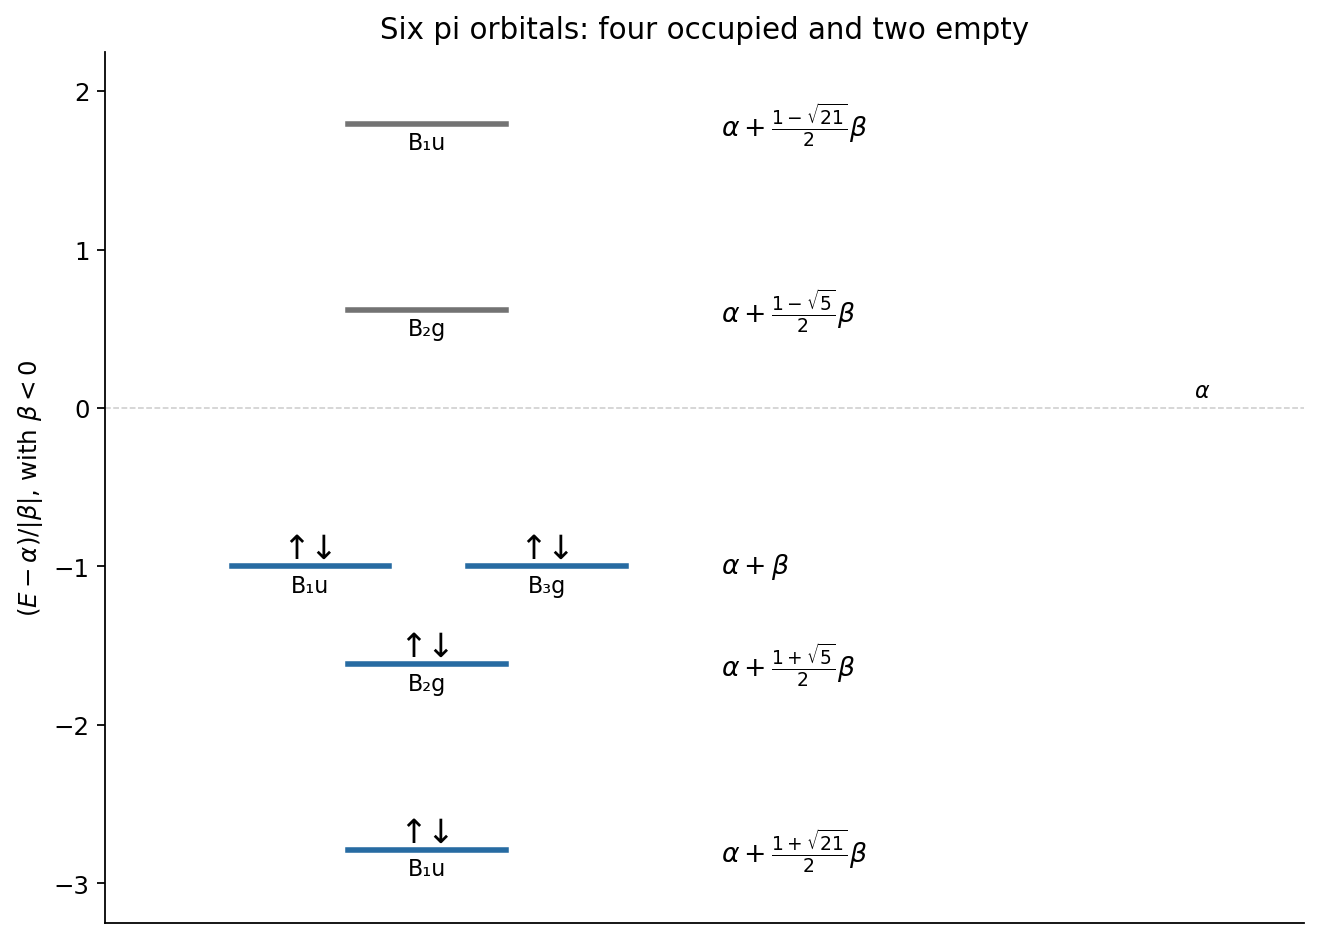

The script that saved this image:
#!/usr/bin/env python3
"""Original solution figure. Python 3.14; numpy and matplotlib."""
import numpy as np
import matplotlib
matplotlib.use("Agg")
import matplotlib.pyplot as plt
from matplotlib.patches import Circle
plt.rcParams.update({"font.size":11,"axes.spines.top":False,"axes.spines.right":False})
BLUE="#276ba2"
ORANGE="#c7602b"

levels=[((1+np.sqrt(21))/2,'B₁u',True,r'$\alpha+\frac{1+\sqrt{21}}{2}\beta$'),((1+np.sqrt(5))/2,'B₂g',True,r'$\alpha+\frac{1+\sqrt{5}}{2}\beta$'),(1,'B₁u',True,r'$\alpha+\beta$'),(1,'B₃g',True,''),((1-np.sqrt(5))/2,'B₂g',False,r'$\alpha+\frac{1-\sqrt{5}}{2}\beta$'),((1-np.sqrt(21))/2,'B₁u',False,r'$\alpha+\frac{1-\sqrt{21}}{2}\beta$')]
fig,ax=plt.subplots(figsize=(8.4,6));ax.set(xlim=(-.3,3.5),ylim=(-3.25,2.25),ylabel=r'$(E-\alpha)/|\beta|$, with $\beta<0$');ax.set_xticks([])
for i,(lam,sym,filled,form) in enumerate(levels):
 x=.35 if i==2 else 1.1 if i==3 else .72;y=-lam
 ax.plot([x-.25,x+.25],[y,y],lw=2.5,c=BLUE if filled else '0.45');ax.text(x,y-.16,sym,ha='center',fontsize=10)
 if filled:ax.text(x,y+.05,'↑↓',ha='center',fontsize=15)
 if form:ax.text(1.65,y,form,va='center',fontsize=12)
ax.axhline(0,color='0.8',lw=.7,ls='--');ax.text(3.15,.07,r'$\alpha$',fontsize=10)
ax.set_title('Six pi orbitals: four occupied and two empty')
fig.tight_layout()
fig.savefig("paper-2b-dioxetane-pi-levels.png", dpi=160, bbox_inches="tight", facecolor="white")
plt.close(fig)
